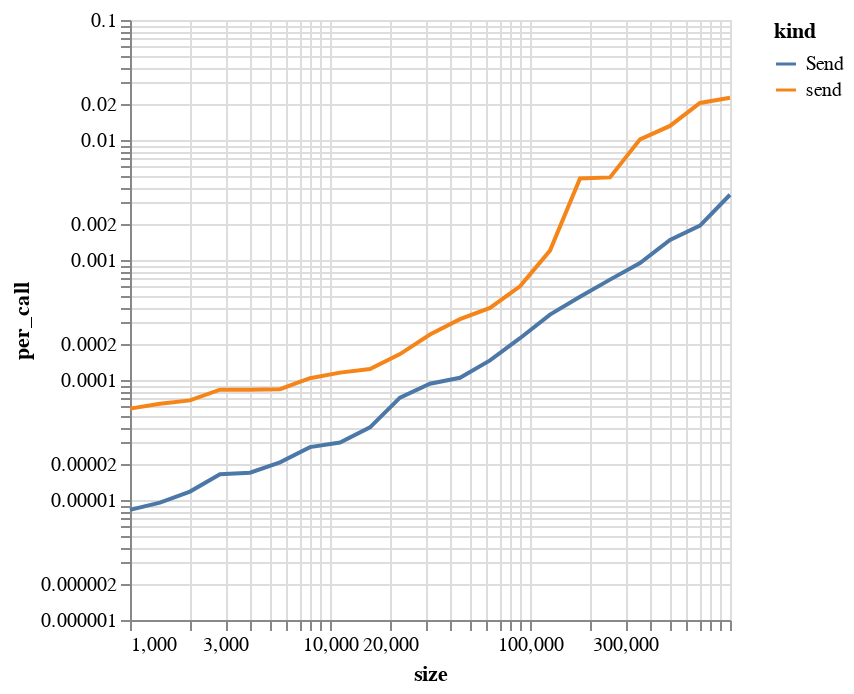

Here is the notebook cell this chart was saved with:
### Markdown cell above
Or see it more easily, plot the times per call with altair:

### Code cell
alt.Chart(df).mark_line().encode(
    x=alt.X("size", scale=alt.Scale(type="log")),
    y=alt.Y("per_call", scale=alt.Scale(type="log")),
    color="kind",
)

### Figure 1 — Vega-Lite specification as saved in the notebook (floating-point values rounded to 4 significant figures)
{"config": {"view": {"continuousWidth": 300, "continuousHeight": 300}}, "data": {"name": "data-4c4fc92e0e1a424bd3227b2c54273213"}, "mark": {"type": "line"}, "encoding": {"color": {"field": "kind", "type": "nominal"}, "x": {"field": "size", "scale": {"type": "log"}, "type": "quantitative"}, "y": {"field": "per_call", "scale": {"type": "log"}, "type": "quantitative"}}, "$schema": "https://vega.github.io/schema/vega-lite/v5.8.0.json", "datasets": {"data-4c4fc92e0e1a424bd3227b2c54273213": [{"kind": "send", "per_call": 5.776e-05, "size": 1000}, {"kind": "Send", "per_call": 8.281e-06, "size": 1000}, {"kind": "send", "per_call": 6.328e-05, "size": 1412}, {"kind": "Send", "per_call": 9.509e-06, "size": 1412}, {"kind": "send", "per_call": 6.76e-05, "size": 1995}, {"kind": "Send", "per_call": 1.176e-05, "size": 1995}, {"kind": "send", "per_call": 8.301e-05, "size": 2818}, {"kind": "Send", "per_call": 1.638e-05, "size": 2818}, {"kind": "send", "per_call": 8.282e-05, "size": 3981}, {"kind": "Send", "per_call": 1.69e-05, "size": 3981}, {"kind": "send", "per_call": 8.38e-05, "size": 5623}, {"kind": "Send", "per_call": 2.058e-05, "size": 5623}, {"kind": "send", "per_call": 0.0001036, "size": 7943}, {"kind": "Send", "per_call": 2.757e-05, "size": 7943}, {"kind": "send", "per_call": 0.0001152, "size": 11220}, {"kind": "Send", "per_call": 3.014e-05, "size": 11220}, {"kind": "send", "per_call": 0.0001236, "size": 15848}, {"kind": "Send", "per_call": 4.032e-05, "size": 15848}, {"kind": "send", "per_call": 0.0001643, "size": 22387}, {"kind": "Send", "per_call": 7.134e-05, "size": 22387}, {"kind": "send", "per_call": 0.000239, "size": 31622}, {"kind": "Send", "per_call": 9.31e-05, "size": 31622}, {"kind": "send", "per_call": 0.0003215, "size": 44668}, {"kind": "Send", "per_call": 0.0001044, "size": 44668}, {"kind": "send", "per_call": 0.000399, "size": 63095}, {"kind": "Send", "per_call": 0.0001457, "size": 63095}, {"kind": "send", "per_call": 0.0006034, "size": 89125}, {"kind": "Send", "per_call": 0.000223, "size": 89125}, {"kind": "send", "per_call": 0.001197, "size": 125892}, {"kind": "Send", "per_call": 0.0003507, "size": 125892}, {"kind": "send", "per_call": 0.00478, "size": 177827}, {"kind": "Send", "per_call": 0.0004945, "size": 177827}, {"kind": "send", "per_call": 0.004879, "size": 251188}, {"kind": "Send", "per_call": 0.0006861, "size": 251188}, {"kind": "send", "per_call": 0.01013, "size": 354813}, {"kind": "Send", "per_call": 0.0009443, "size": 354813}, {"kind": "send", "per_call": 0.0131, "size": 501187}, {"kind": "Send", "per_call": 0.001471, "size": 501187}, {"kind": "send", "per_call": 0.02036, "size": 707945}, {"kind": "Send", "per_call": 0.001933, "size": 707945}, {"kind": "send", "per_call": 0.02253, "size": 1000000}, {"kind": "Send", "per_call": 0.003498, "size": 1000000}]}}
